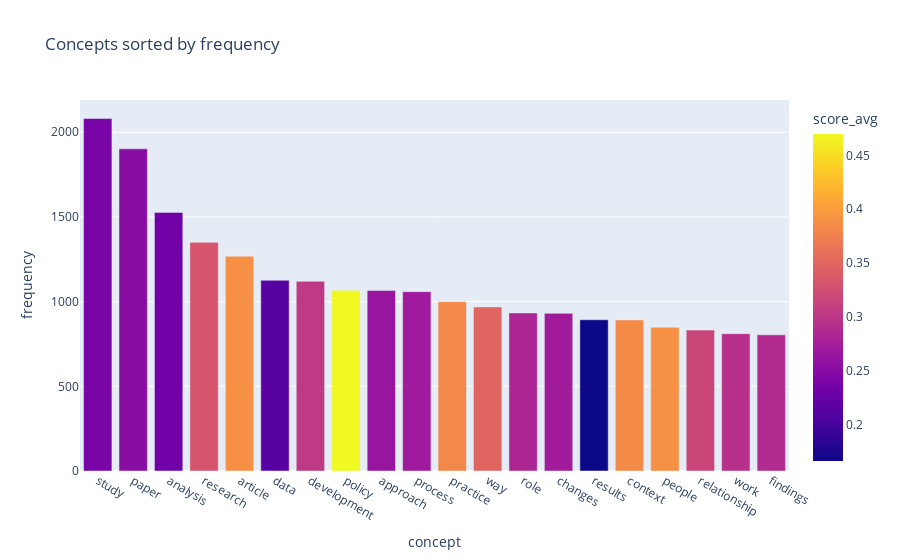

Write notebook code for a chart like this one.
### Markdown cell above
### 4.1 The problem: frequent concepts are not *that* interesting!



For example, let's see what happens if we get the top concepts based on `frequency` only:

### Code cell
top = concepts_unique.sort_values("frequency", ascending=False)[:20]

px.bar(top, 
       title="Concepts sorted by frequency",
       x="concept", y="frequency", 
       color="score_avg")

### Figure 1 — Plotly figure (JSON) as saved in the notebook; plotly's stock layout.template omitted (floating-point values rounded to 4 significant figures)
{"data": [{"alignmentgroup": "True", "hovertemplate": "concept=%{x}<br>frequency=%{y}<br>score_avg=%{marker.color}<extra></extra>", "legendgroup": "", "marker": {"color": [0.239, 0.2514, 0.2316, 0.3326, 0.3891, 0.2135, 0.3038, 0.4698, 0.2643, 0.2709, 0.3818, 0.3483, 0.2834, 0.2723, 0.1661, 0.3835, 0.3893, 0.3169, 0.2952, 0.2878], "coloraxis": "coloraxis"}, "name": "", "offsetgroup": "", "orientation": "v", "showlegend": false, "textposition": "auto", "type": "bar", "x": ["study", "paper", "analysis", "research", "article", "data", "development", "policy", "approach", "process", "practice", "way", "role", "changes", "results", "context", "people", "relationship", "work", "findings"], "xaxis": "x", "y": [2081, 1902, 1527, 1350, 1268, 1126, 1120, 1067, 1066, 1059, 1000, 969, 933, 931, 893, 892, 849, 832, 811, 804], "yaxis": "y"}], "layout": {"autosize": true, "barmode": "relative", "coloraxis": {"colorbar": {"title": {"text": "score_avg"}}, "colorscale": [[0, "#0d0887"], [0.1111, "#46039f"], [0.2222, "#7201a8"], [0.3333, "#9c179e"], [0.4444, "#bd3786"], [0.5556, "#d8576b"], [0.6667, "#ed7953"], [0.7778, "#fb9f3a"], [0.8889, "#fdca26"], [1, "#f0f921"]]}, "legend": {"tracegroupgap": 0}, "title": {"text": "Concepts sorted by frequency"}, "xaxis": {"anchor": "y", "autorange": true, "domain": [0, 1], "range": [-0.5, 19.5], "title": {"text": "concept"}, "type": "category"}, "yaxis": {"anchor": "x", "autorange": true, "domain": [0, 1], "range": [0, 2191.0], "title": {"text": "frequency"}, "type": "linear"}}}
